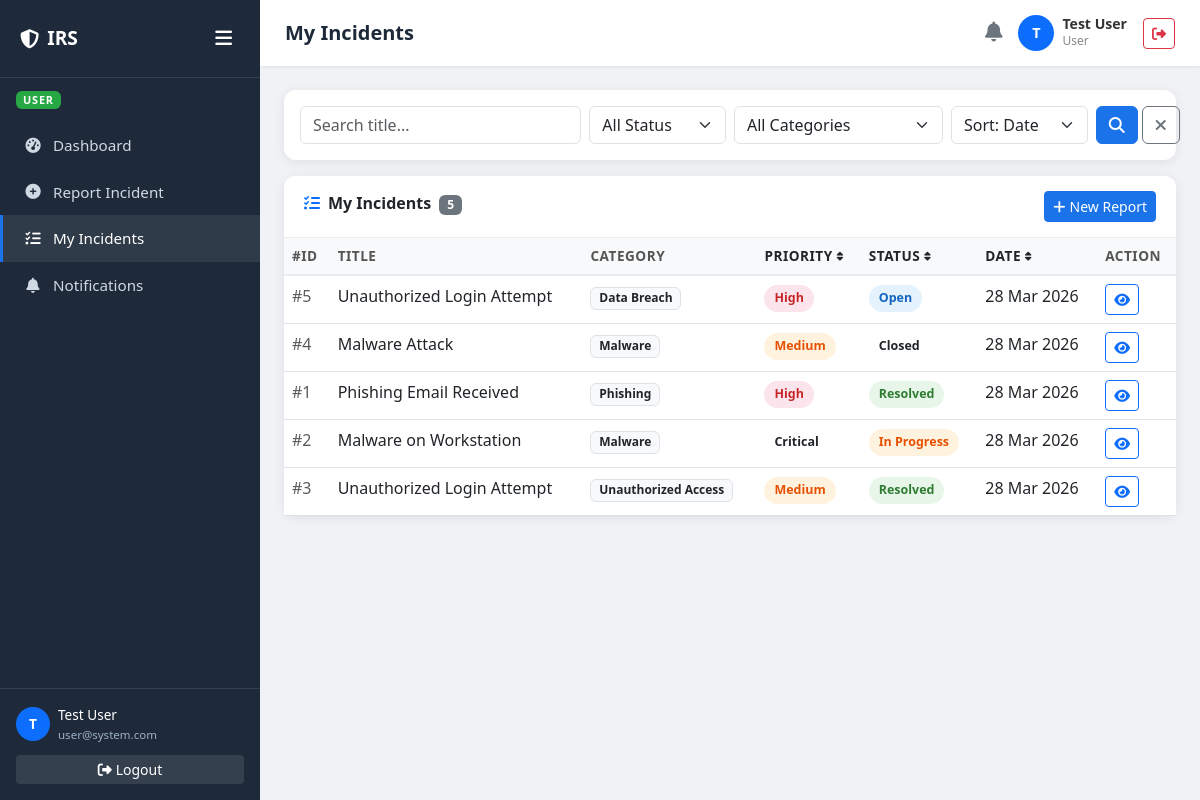
The page /incident_system/user/my_incidents.php (signed in) on the database its author committed.
### tables this page shows
CREATE TABLE `users` (
  `id` int(10) UNSIGNED NOT NULL,
  `name` varchar(100) NOT NULL,
  `email` varchar(150) NOT NULL,
  `password` varchar(255) NOT NULL,
  `role` enum('user','admin','superadmin') NOT NULL DEFAULT 'user',
  `is_blocked` tinyint(1) NOT NULL DEFAULT 0,
  `created_at` datetime NOT NULL DEFAULT current_timestamp(),
  `updated_at` datetime NOT NULL DEFAULT current_timestamp() ON UPDATE current_timestamp()
);

CREATE TABLE `incidents` (
  `id` int(10) UNSIGNED NOT NULL,
  `user_id` int(10) UNSIGNED NOT NULL,
  `assigned_to` int(10) UNSIGNED DEFAULT NULL,
  `title` varchar(255) NOT NULL,
  `description` text NOT NULL,
  `category` enum('Phishing','Malware','Ransomware','Unauthorized Access','Data Breach','DDoS','Insider Threat','Other') NOT NULL,
  `priority` enum('Low','Medium','High','Critical') NOT NULL DEFAULT 'Medium',
  `status` enum('Open','In Progress','Resolved','Closed') NOT NULL DEFAULT 'Open',
  `evidence_path` varchar(500) DEFAULT NULL,
  `incident_date` date NOT NULL,
  `resolved_at` datetime DEFAULT NULL,
  `created_at` datetime NOT NULL DEFAULT current_timestamp(),
  `updated_at` datetime NOT NULL DEFAULT current_timestamp() ON UPDATE current_timestamp()
);

### incident_system/includes/jwt_helper.php (called while the page is built, shortened)
<?php
class JWTHelper {
    public static function validateToken(string $token): array {
        $parts = explode('.', $token);
        [$headerB64, $payloadB64, $signatureB64] = $parts;
        $expectedSig = self::sign("$headerB64.$payloadB64");
        $payload = json_decode(self::base64UrlDecode($payloadB64), true);
        return $payload;
    }
    public static function getBearerToken(): ?string {
        $headers = null;
        if (!empty($_SESSION['access_token']) && !empty($_SESSION['user_id'])) {
            return $_SESSION['access_token'];
        }
        return null;
    }
    private static function sign(string $data): string {
        return self::base64UrlEncode(
            hash_hmac('sha256', $data, JWT_SECRET, true)
        );
    }
    private static function base64UrlEncode(string $data): string {
        return rtrim(strtr(base64_encode($data), '+/', '-_'), '=');
    }
    private static function base64UrlDecode(string $data): string {
        $remainder = strlen($data) % 4;
        if ($remainder) {
            $data .= str_repeat('=', 4 - $remainder);
        }
        return base64_decode(strtr($data, '-_', '+/'));
    }
}

### incident_system/includes/auth_middleware.php (called while the page is built, shortened)
<?php
require_once __DIR__ . '/../config/db.php';
require_once __DIR__ . '/jwt_helper.php';
class AuthMiddleware
{
    public static function require(): array
    {
        $token = JWTHelper::getBearerToken();
        try {
            $payload = JWTHelper::validateToken($token);
        } catch (Exception $e) {
            self::clearSession();
            self::redirectToLogin('Session expired. Please login again.');
        }
        $stmt = db()->prepare("SELECT id, name, email, role, is_blocked FROM users WHERE id = ?");
        $stmt->execute([$payload['sub']]);
        $user = $stmt->fetch();
        return $user;
    }
    public static function requireRole(string|array $roles): array
    {
        $user  = self::require();
        $roles = (array) $roles;
        return $user;
    }
}

### incident_system/config/db.php (called while the page is built, shortened)
<?php
class Database
{
    private static ?PDO $instance = null;
    public static function getInstance(): PDO
    {
        if (self::$instance === null) {
            $dsn = sprintf(
                'mysql:host=%s;port=%s;dbname=%s;charset=%s',
                DB_HOST,
                DB_PORT,
                DB_NAME,
                DB_CHARSET
            );
            $options = [
                PDO::ATTR_ERRMODE            => PDO::ERRMODE_EXCEPTION,
                PDO::ATTR_DEFAULT_FETCH_MODE => PDO::FETCH_ASSOC,
                PDO::ATTR_EMULATE_PREPARES   => false,
                PDO::MYSQL_ATTR_INIT_COMMAND => "SET NAMES utf8mb4 COLLATE utf8mb4_unicode_ci",
            ];
            try {
                self::$instance = new PDO($dsn, DB_USER, DB_PASS, $options);
            } catch (PDOException $e) {
                if (APP_ENV === 'development') {
                    die(json_encode([
                        'status'  => 'error',
                        'message' => 'DB Connection Failed: ' . $e->getMessage()
                    ]));
                } else {
                    die(json_encode([
                        'status'  => 'error',
                        'message' => 'Database connection error. Please try later.'
                    ]));
                }
            }
        }
        return self::$instance;
    }
}
function db(): PDO
{
    return Database::getInstance();
}

### incident_system/user/my_incidents.php (the view, shortened to what this page needs)
<?php
require_once __DIR__ . '/../config/db.php';
require_once __DIR__ . '/../includes/auth_middleware.php';
$authUser  = AuthMiddleware::requireRole('user');
$pageTitle = 'My Incidents';
$uid       = $authUser['id'];
$search   = trim($_GET['search']   ?? '');
$sort     = in_array($_GET['sort'] ?? '', ['created_at', 'priority', 'status']) ? $_GET['sort'] : 'created_at';
$order    = ($_GET['order'] ?? 'DESC') === 'ASC' ? 'ASC' : 'DESC';
$page     = max(1, (int)($_GET['page'] ?? 1));
$limit    = RECORDS_PER_PAGE;
$offset   = ($page - 1) * $limit;
$where  = ['user_id = :uid'];
$params = [':uid' => $uid];
$whereSQL = 'WHERE ' . implode(' AND ', $where);
$cStmt = db()->prepare("SELECT COUNT(*) FROM incidents $whereSQL");
$cStmt->execute($params);
$totalRows = (int)$cStmt->fetchColumn();
$stmt = db()->prepare("
    SELECT * FROM incidents $whereSQL
    ORDER BY $sort $order
    LIMIT :lim OFFSET :off
");
foreach ($params as $k => $v) $stmt->bindValue($k, $v);
$stmt->bindValue(':lim',  $limit,  PDO::PARAM_INT);
$stmt->bindValue(':off',  $offset, PDO::PARAM_INT);
$stmt->execute();
$incidents = $stmt->fetchAll();
?>
<!DOCTYPE html>
<html lang="en">
<head>
  <link rel="stylesheet" href="https://cdn.jsdelivr.net/npm/bootstrap@5.3.0/dist/css/bootstrap.min.css">
  <link rel="stylesheet" href="https://cdnjs.cloudflare.com/ajax/libs/font-awesome/6.4.0/css/all.min.css">
  <link rel="stylesheet" href="<?= BASE_URL ?>/assets/css/style.css">
</head>
<body>
  <div class="d-flex">
    <?php include __DIR__ . '/../includes/layout/sidebar.php'; ?>
    <div class="main-content flex-grow-1">
      <?php include __DIR__ . '/../includes/layout/topbar.php'; ?>
      <div class="p-4">
        <div class="card mb-3">
          <div class="card-body py-3">
            <form method="GET" class="row g-2 align-items-end">
              <div class="col-md-4">
                <input type="text" name="search" class="form-control" placeholder="Search title..."
                  value="<?= htmlspecialchars($search) ?>">
              </div>
              <div class="col-md-2">
                <select name="status" class="form-select">
                  <option value="">All Status</option>
                </select>
              </div>
              <div class="col-md-3">
                <select name="category" class="form-select">
                  <option value="">All Categories</option>
                </select>
              </div>
              <div class="col-md-2">
                <select name="sort" class="form-select">
                  <option value="created_at" <?= $sort === 'created_at' ? 'selected' : '' ?>>Sort: Date</option>
                </select>
              </div>
              <div class="col-md-1 d-flex gap-1">
                <button type="submit" class="btn btn-primary w-100"><i class="fa fa-search"></i></button>
                <a href="my_incidents.php" class="btn btn-outline-secondary w-100"><i class="fa fa-xmark"></i></a>
              </div>
            </form>
          </div>
        </div>
        <div class="card">
          <div class="card-header d-flex justify-content-between">
            <span><i class="fa fa-list-check me-2 text-primary"></i>My Incidents
              <span class="badge bg-secondary ms-1"><?= $totalRows ?></span>
            </span>
            <a href="<?= BASE_URL ?>/user/submit_incident.php" class="btn btn-sm btn-primary">
              <i class="fa fa-plus me-1"></i>New Report
            </a>
          </div>
          <div class="card-body p-0">
            <div class="table-responsive">
              <table class="table table-custom mb-0">
                <thead>
                  <tr>
                    <th>#ID</th>
                    <th>Title</th>
                    <th>Category</th>
                    <th>
                      <a href="?<?= http_build_query(array_merge($_GET, ['sort' => 'priority', 'order' => $order === 'ASC' ? 'DESC' : 'ASC'])) ?>"
                        class="text-decoration-none text-dark">
                        Priority <i class="fa fa-sort fa-xs"></i>
                      </a>
                    </th>
                    <th>
                      <a href="?<?= http_build_query(array_merge($_GET, ['sort' => 'status', 'order' => $order === 'ASC' ? 'DESC' : 'ASC'])) ?>"
                        class="text-decoration-none text-dark">
                        Status <i class="fa fa-sort fa-xs"></i>
                      </a>
                    </th>
                    <th>
                      <a href="?<?= http_build_query(array_merge($_GET, ['sort' => 'created_at', 'order' => $order === 'ASC' ? 'DESC' : 'ASC'])) ?>"
                        class="text-decoration-none text-dark">
                        Date <i class="fa fa-sort fa-xs"></i>
                      </a>
                    </th>
                    <th>Action</th>
                  </tr>
                </thead>
                <tbody>
                  <?php if ($incidents): foreach ($incidents as $i): ?>
                      <tr>
                        <td><span class="text-muted">#<?= $i['id'] ?></span></td>
                        <td><?= htmlspecialchars($i['title']) ?></td>
                        <td><span class="badge bg-light text-dark border"><?= $i['category'] ?></span></td>
                        <td><span class="priority-badge badge-<?= strtolower($i['priority']) ?>"><?= $i['priority'] ?></span></td>
                        <td><span class="status-badge badge-<?= strtolower(str_replace(' ', '-', $i['status'])) ?>"><?= $i['status'] ?></span></td>
                        <td><?= date('d M Y', strtotime($i['created_at'])) ?></td>
                        <td>
                          <a href="view_incident.php?id=<?= $i['id'] ?>" class="btn btn-sm btn-outline-primary" title="View">
                            <i class="fa fa-eye"></i>
                          </a>
                        </td>
                      </tr>
                    <?php endforeach;
                  endif; ?>
                </tbody>
              </table>
            </div>
          </div>
        </div>
      </div>
    </div>
  </div>
</body>
</html>

### incident_system/includes/layout/sidebar.php (shortened to what this page needs)
<?php
$role        = $authUser['role']  ?? 'user';
$currentPage = basename($_SERVER['PHP_SELF']);
?>
<nav class="sidebar d-flex flex-column" id="mainSidebar">
    <div class="brand d-flex align-items-center justify-content-between">
        <div class="d-flex align-items-center gap-2">
            <i class="fa-solid fa-shield-halved"></i>
            <span class="brand-text">IRS</span>
        </div>
        <button class="sidebar-toggle-btn" onclick="toggleSidebar()" title="Toggle sidebar">
            <i class="fa fa-bars" id="toggleIcon"></i>
        </button>
    </div>
    <div class="px-3 py-2 role-badge">
        <span class="badge text-uppercase"
            style="font-size:.68rem;letter-spacing:.8px;
            background:<?= $role === 'superadmin' ? '#dc3545' : ($role === 'admin' ? '#1a73e8' : '#28a745') ?>">
            <?= htmlspecialchars($role) ?>
        </span>
    </div>
    <ul class="nav flex-column flex-grow-1 mt-1">
        <?php if ($role === 'user'): ?>
            <li class="nav-item">
                <a href="<?= BASE_URL ?>/user/dashboard.php"
                    class="nav-link <?= $currentPage === 'dashboard.php' ? 'active' : '' ?>">
                    <i class="fa fa-gauge-high"></i>
                    <span>Dashboard</span>
                </a>
            </li>
            <li class="nav-item">
                <a href="<?= BASE_URL ?>/user/submit_incident.php"
                    class="nav-link <?= $currentPage === 'submit_incident.php' ? 'active' : '' ?>">
                    <i class="fa fa-circle-plus"></i>
                    <span>Report Incident</span>
                </a>
            </li>
            <li class="nav-item">
                <a href="<?= BASE_URL ?>/user/my_incidents.php"
                    class="nav-link <?= $currentPage === 'my_incidents.php' ? 'active' : '' ?>">
                    <i class="fa fa-list-check"></i>
                    <span>My Incidents</span>
                </a>
            </li>
            <li class="nav-item">
                <a href="<?= BASE_URL ?>/user/notifications.php"
                    class="nav-link <?= $currentPage === 'notifications.php' ? 'active' : '' ?>">
                    <i class="fa fa-bell"></i>
                    <span>Notifications</span>
                </a>
            </li>
        <?php endif; ?>
    </ul>
    <div class="p-3 border-top user-info" style="border-color:rgba(255,255,255,.1)!important">
        <div class="d-flex align-items-center gap-2 mb-2">
            <div class="rounded-circle bg-primary d-flex align-items-center justify-content-center"
                style="width:34px;height:34px;font-size:.85rem;color:#fff;font-weight:600;flex-shrink:0">
                <?= strtoupper(substr($authUser['name'], 0, 1)) ?>
            </div>
            <div style="overflow:hidden" class="brand-text">
                <div style="font-size:.85rem;color:#fff;font-weight:500;
                            white-space:nowrap;overflow:hidden;text-overflow:ellipsis">
                    <?= htmlspecialchars($authUser['name']) ?>
                </div>
                <div style="font-size:.72rem;color:#9db0c5">
                    <?= htmlspecialchars($authUser['email']) ?>
                </div>
            </div>
        </div>
        <a href="<?= BASE_URL ?>/auth/logout.php"
            class="btn btn-sm w-100 mt-1 brand-text"
            style="background:rgba(255,255,255,.1);color:#fff;border:none">
            <i class="fa fa-right-from-bracket me-1"></i>Logout
        </a>
    </div>
</nav>

### incident_system/includes/layout/topbar.php (shortened to what this page needs)
<div class="topbar">
    <h5 class="page-title">
        <?= htmlspecialchars($pageTitle ?? 'Dashboard') ?>
    </h5>
    <div class="d-flex align-items-center gap-3">
        <div class="notif-bell position-relative"
             onclick="window.location='<?= BASE_URL ?>/user/notifications.php'"
             title="Notifications">
            <i class="fa fa-bell fs-5 text-secondary"></i>
        </div>
        <div class="d-flex align-items-center gap-2">
            <div class="rounded-circle bg-primary d-flex align-items-center justify-content-center"
                 style="width:36px;height:36px;font-size:.9rem;color:#fff;font-weight:600">
                <?= strtoupper(substr($authUser['name'],0,1)) ?>
            </div>
            <div class="d-none d-md-block">
                <div style="font-size:.88rem;font-weight:600;line-height:1.2">
                    <?= htmlspecialchars($authUser['name']) ?>
                </div>
                <div style="font-size:.75rem;color:#888">
                    <?= ucfirst($authUser['role']) ?>
                </div>
            </div>
        </div>
        <a href="<?= BASE_URL ?>/auth/logout.php"
           class="btn btn-sm btn-outline-danger"
           title="Logout"
           onclick="this.innerHTML='<i class=\'fa fa-spinner fa-spin\'></i>'; return true;">
            <i class="fa fa-right-from-bracket"></i>
        </a>
    </div>
</div>

### rows shown on the page
users: role "USER", name "T", name "Test User", email "user@system.com", role "User"
incidents: id "5", title "Unauthorized Login Attempt", category "Data Breach", priority "High", status "Open", created_at "28 Mar 2026"
incidents: id "4", title "Malware Attack", category "Malware", priority "Medium", status "Closed", created_at "28 Mar 2026"
incidents: id "1", title "Phishing Email Received", category "Phishing", priority "High", status "Resolved", created_at "28 Mar 2026"
incidents: id "2", title "Malware on Workstation", category "Malware", priority "Critical", status "In Progress", created_at "28 Mar 2026"
incidents: id "3", title "Unauthorized Login Attempt", category "Unauthorized Access", priority "Medium", status "Resolved", created_at "28 Mar 2026"

### other values the page prints
$pageTitle "My Incidents"
$totalRows "5"
